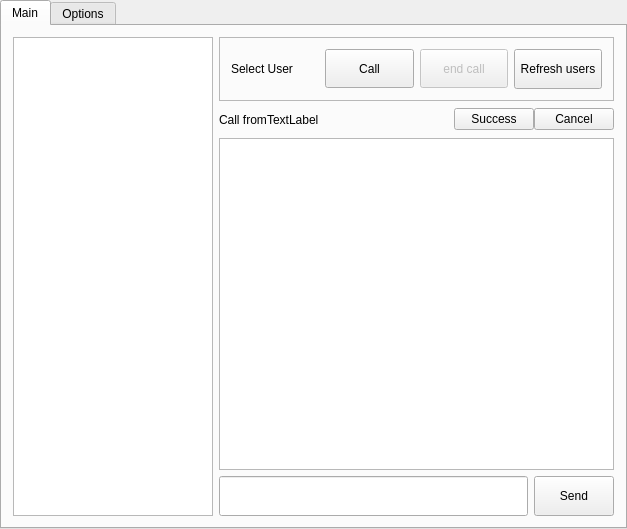
<?xml version="1.0" encoding="UTF-8"?>
<ui version="4.0">
 <class>MainWindow</class>
 <widget class="QMainWindow" name="MainWindow">
  <property name="geometry">
   <rect>
    <x>0</x>
    <y>0</y>
    <width>627</width>
    <height>529</height>
   </rect>
  </property>
  <property name="windowTitle">
   <string>MainWindow</string>
  </property>
  <widget class="QWidget" name="centralWidget">
   <layout class="QVBoxLayout" name="verticalLayout">
    <property name="spacing">
     <number>0</number>
    </property>
    <property name="leftMargin">
     <number>0</number>
    </property>
    <property name="topMargin">
     <number>0</number>
    </property>
    <property name="rightMargin">
     <number>0</number>
    </property>
    <property name="bottomMargin">
     <number>0</number>
    </property>
    <item>
     <widget class="QTabWidget" name="tabWidget">
      <property name="tabPosition">
       <enum>QTabWidget::North</enum>
      </property>
      <property name="currentIndex">
       <number>0</number>
      </property>
      <property name="iconSize">
       <size>
        <width>39</width>
        <height>39</height>
       </size>
      </property>
      <widget class="QWidget" name="tab">
       <attribute name="title">
        <string>Main</string>
       </attribute>
       <layout class="QHBoxLayout" name="horizontalLayout_3">
        <item>
         <widget class="QListWidget" name="listWidget">
          <property name="minimumSize">
           <size>
            <width>200</width>
            <height>0</height>
           </size>
          </property>
          <property name="maximumSize">
           <size>
            <width>200</width>
            <height>16777215</height>
           </size>
          </property>
         </widget>
        </item>
        <item>
         <layout class="QVBoxLayout" name="verticalLayout_3">
          <item>
           <widget class="QFrame" name="frame">
            <property name="frameShape">
             <enum>QFrame::StyledPanel</enum>
            </property>
            <property name="frameShadow">
             <enum>QFrame::Raised</enum>
            </property>
            <layout class="QHBoxLayout" name="horizontalLayout">
             <item>
              <widget class="QLabel" name="label">
               <property name="text">
                <string>Select User</string>
               </property>
              </widget>
             </item>
             <item>
              <widget class="QPushButton" name="btnCall">
               <property name="minimumSize">
                <size>
                 <width>0</width>
                 <height>39</height>
                </size>
               </property>
               <property name="maximumSize">
                <size>
                 <width>16777215</width>
                 <height>39</height>
                </size>
               </property>
               <property name="text">
                <string>Call</string>
               </property>
              </widget>
             </item>
             <item>
              <widget class="QPushButton" name="btnEndCall">
               <property name="enabled">
                <bool>false</bool>
               </property>
               <property name="minimumSize">
                <size>
                 <width>0</width>
                 <height>39</height>
                </size>
               </property>
               <property name="maximumSize">
                <size>
                 <width>16777215</width>
                 <height>39</height>
                </size>
               </property>
               <property name="text">
                <string>end call</string>
               </property>
              </widget>
             </item>
             <item>
              <widget class="QPushButton" name="pushButton_2">
               <property name="minimumSize">
                <size>
                 <width>0</width>
                 <height>40</height>
                </size>
               </property>
               <property name="maximumSize">
                <size>
                 <width>16777215</width>
                 <height>40</height>
                </size>
               </property>
               <property name="text">
                <string>Refresh users</string>
               </property>
              </widget>
             </item>
            </layout>
           </widget>
          </item>
          <item>
           <widget class="QWidget" name="widget" native="true">
            <property name="minimumSize">
             <size>
              <width>0</width>
              <height>25</height>
             </size>
            </property>
            <property name="maximumSize">
             <size>
              <width>166666</width>
              <height>25</height>
             </size>
            </property>
            <layout class="QHBoxLayout" name="horizontalLayout_4">
             <property name="spacing">
              <number>0</number>
             </property>
             <property name="leftMargin">
              <number>0</number>
             </property>
             <property name="topMargin">
              <number>0</number>
             </property>
             <property name="rightMargin">
              <number>0</number>
             </property>
             <property name="bottomMargin">
              <number>0</number>
             </property>
             <item>
              <widget class="QLabel" name="label_6">
               <property name="text">
                <string>Call from</string>
               </property>
              </widget>
             </item>
             <item>
              <widget class="QLabel" name="labelFrom">
               <property name="text">
                <string>TextLabel</string>
               </property>
              </widget>
             </item>
             <item>
              <spacer name="horizontalSpacer">
               <property name="orientation">
                <enum>Qt::Horizontal</enum>
               </property>
               <property name="sizeHint" stdset="0">
                <size>
                 <width>145</width>
                 <height>20</height>
                </size>
               </property>
              </spacer>
             </item>
             <item>
              <widget class="QPushButton" name="btnSuccess">
               <property name="text">
                <string>Success</string>
               </property>
              </widget>
             </item>
             <item>
              <widget class="QPushButton" name="btnCansel">
               <property name="text">
                <string>Cancel</string>
               </property>
              </widget>
             </item>
            </layout>
           </widget>
          </item>
          <item>
           <widget class="QTextEdit" name="textEdit">
            <property name="readOnly">
             <bool>true</bool>
            </property>
           </widget>
          </item>
          <item>
           <layout class="QHBoxLayout" name="horizontalLayout_2">
            <item>
             <widget class="QLineEdit" name="lineEdit_3">
              <property name="minimumSize">
               <size>
                <width>0</width>
                <height>40</height>
               </size>
              </property>
              <property name="maximumSize">
               <size>
                <width>16777215</width>
                <height>40</height>
               </size>
              </property>
             </widget>
            </item>
            <item>
             <widget class="QPushButton" name="pushButton">
              <property name="minimumSize">
               <size>
                <width>0</width>
                <height>40</height>
               </size>
              </property>
              <property name="maximumSize">
               <size>
                <width>16777215</width>
                <height>40</height>
               </size>
              </property>
              <property name="text">
               <string>Send</string>
              </property>
             </widget>
            </item>
           </layout>
          </item>
         </layout>
        </item>
       </layout>
      </widget>
      <widget class="QWidget" name="tab_2">
       <attribute name="icon">
        <iconset>
         <normaloff>:/res/option.png</normaloff>:/res/option.png</iconset>
       </attribute>
       <attribute name="title">
        <string>Options</string>
       </attribute>
       <layout class="QVBoxLayout" name="verticalLayout_2">
        <item>
         <widget class="QLabel" name="label_4">
          <property name="text">
           <string>Name</string>
          </property>
         </widget>
        </item>
        <item>
         <widget class="QLineEdit" name="lineEdit"/>
        </item>
        <item>
         <widget class="QLabel" name="label_5">
          <property name="text">
           <string>Password</string>
          </property>
         </widget>
        </item>
        <item>
         <widget class="QLineEdit" name="lineEdit_2"/>
        </item>
        <item>
         <widget class="QLabel" name="label_2">
          <property name="text">
           <string>Server IP address:</string>
          </property>
         </widget>
        </item>
        <item>
         <widget class="QLineEdit" name="textBoxHost">
          <property name="minimumSize">
           <size>
            <width>0</width>
            <height>40</height>
           </size>
          </property>
          <property name="text">
           <string>127.0.0.1</string>
          </property>
         </widget>
        </item>
        <item>
         <widget class="QLabel" name="label_3">
          <property name="text">
           <string>Port</string>
          </property>
         </widget>
        </item>
        <item>
         <widget class="QLineEdit" name="textBoxPort">
          <property name="minimumSize">
           <size>
            <width>0</width>
            <height>40</height>
           </size>
          </property>
          <property name="text">
           <string>9999</string>
          </property>
         </widget>
        </item>
        <item>
         <widget class="QPushButton" name="connectBtn">
          <property name="minimumSize">
           <size>
            <width>0</width>
            <height>40</height>
           </size>
          </property>
          <property name="text">
           <string>Connect</string>
          </property>
         </widget>
        </item>
        <item>
         <spacer name="verticalSpacer_2">
          <property name="orientation">
           <enum>Qt::Vertical</enum>
          </property>
          <property name="sizeHint" stdset="0">
           <size>
            <width>20</width>
            <height>40</height>
           </size>
          </property>
         </spacer>
        </item>
       </layout>
      </widget>
     </widget>
    </item>
   </layout>
  </widget>
 </widget>
 <layoutdefault spacing="6" margin="11"/>
 <resources/>
 <connections/>
</ui>
